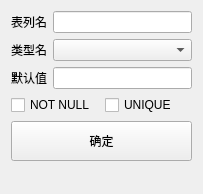
<?xml version="1.0" encoding="UTF-8"?>
<ui version="4.0">
 <class>ColumnSetting</class>
 <widget class="QWidget" name="ColumnSetting">
  <property name="geometry">
   <rect>
    <x>0</x>
    <y>0</y>
    <width>203</width>
    <height>194</height>
   </rect>
  </property>
  <property name="windowTitle">
   <string>Form</string>
  </property>
  <layout class="QVBoxLayout" name="verticalLayout">
   <item>
    <layout class="QHBoxLayout" name="horizontalLayout">
     <item>
      <widget class="QLabel" name="label">
       <property name="text">
        <string>表列名</string>
       </property>
      </widget>
     </item>
     <item>
      <widget class="QLineEdit" name="lineEdit_columnName">
       <property name="sizePolicy">
        <sizepolicy hsizetype="Expanding" vsizetype="Fixed">
         <horstretch>0</horstretch>
         <verstretch>0</verstretch>
        </sizepolicy>
       </property>
      </widget>
     </item>
    </layout>
   </item>
   <item>
    <layout class="QHBoxLayout" name="horizontalLayout_2">
     <item>
      <widget class="QLabel" name="label_2">
       <property name="text">
        <string>类型名</string>
       </property>
      </widget>
     </item>
     <item>
      <widget class="QComboBox" name="comboBox_dataType">
       <property name="sizePolicy">
        <sizepolicy hsizetype="Expanding" vsizetype="Fixed">
         <horstretch>0</horstretch>
         <verstretch>0</verstretch>
        </sizepolicy>
       </property>
      </widget>
     </item>
    </layout>
   </item>
   <item>
    <layout class="QHBoxLayout" name="horizontalLayout_3">
     <item>
      <widget class="QLabel" name="label_3">
       <property name="text">
        <string>默认值</string>
       </property>
      </widget>
     </item>
     <item>
      <widget class="QLineEdit" name="lineEdit_defaultValue">
       <property name="sizePolicy">
        <sizepolicy hsizetype="Expanding" vsizetype="Fixed">
         <horstretch>0</horstretch>
         <verstretch>0</verstretch>
        </sizepolicy>
       </property>
      </widget>
     </item>
    </layout>
   </item>
   <item>
    <layout class="QHBoxLayout" name="horizontalLayout_4">
     <item>
      <widget class="QCheckBox" name="checkBox_NULL">
       <property name="text">
        <string>NOT NULL</string>
       </property>
      </widget>
     </item>
     <item>
      <widget class="QCheckBox" name="checkBox_UNIQUE">
       <property name="text">
        <string>UNIQUE</string>
       </property>
      </widget>
     </item>
    </layout>
   </item>
   <item>
    <widget class="QPushButton" name="btn_setDone">
     <property name="minimumSize">
      <size>
       <width>0</width>
       <height>40</height>
      </size>
     </property>
     <property name="text">
      <string>确定</string>
     </property>
    </widget>
   </item>
   <item>
    <spacer name="verticalSpacer">
     <property name="orientation">
      <enum>Qt::Vertical</enum>
     </property>
     <property name="sizeHint" stdset="0">
      <size>
       <width>20</width>
       <height>40</height>
      </size>
     </property>
    </spacer>
   </item>
  </layout>
 </widget>
 <resources/>
 <connections/>
</ui>
